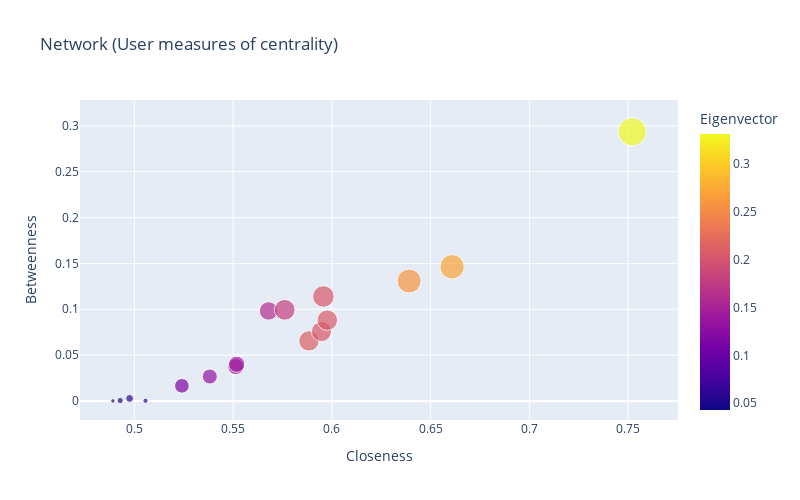

Notebook code cell kept with this figure:
### Code cell
fig = px.scatter(df, x="Closeness", y="Betweenness", size="Degree", color="Eigenvector", 
                    hover_name="User", width=800, height=500, title="Network (User measures of centrality)")
fig.show()

### Figure 1 — Plotly figure (JSON) as saved in the notebook; plotly's stock layout.template omitted (floating-point values rounded to 4 significant figures)
{"data": [{"hovertemplate": "<b>%{hovertext}</b><br><br>Closeness=%{x}<br>Betweenness=%{y}<br>Degree=%{marker.size}<br>Eigenvector=%{marker.color}<extra></extra>", "hovertext": ["U637", "U225", "U882", "U227", "U622", "U722", "U408", "U282", "U283", "U856", "U129", "U497", "U53", "U624", "U870", "U820", "U363"], "legendgroup": "", "marker": {"color": [0.1328, 0.3315, 0.05934, 0.1609, 0.1153, 0.2097, 0.1795, 0.2044, 0.1426, 0.1427, 0.204, 0.04286, 0.2707, 0.2064, 0.0515, 0.05959, 0.2583], "coloraxis": "coloraxis", "size": [136, 482, 16, 206, 130, 250, 259, 280, 158, 159, 243, 12, 359, 254, 23, 37, 347], "sizemode": "area", "sizeref": 1.205, "symbol": "circle"}, "mode": "markers", "name": "", "orientation": "v", "showlegend": false, "type": "scatter", "x": [0.5382, 0.7521, 0.5056, 0.5679, 0.5241, 0.5884, 0.5761, 0.5957, 0.5514, 0.5518, 0.5947, 0.4891, 0.6608, 0.5977, 0.4928, 0.4976, 0.6391], "xaxis": "x", "y": [0.0266, 0.2936, 0.0001814, 0.09814, 0.01647, 0.06546, 0.09935, 0.1139, 0.03743, 0.04001, 0.07571, 0, 0.1463, 0.08808, 0.0004073, 0.002711, 0.1308], "yaxis": "y"}], "layout": {"coloraxis": {"colorbar": {"title": {"text": "Eigenvector"}}, "colorscale": [[0, "#0d0887"], [0.1111, "#46039f"], [0.2222, "#7201a8"], [0.3333, "#9c179e"], [0.4444, "#bd3786"], [0.5556, "#d8576b"], [0.6667, "#ed7953"], [0.7778, "#fb9f3a"], [0.8889, "#fdca26"], [1, "#f0f921"]]}, "height": 500, "legend": {"itemsizing": "constant", "tracegroupgap": 0}, "title": {"text": "Network (User measures of centrality)"}, "width": 800, "xaxis": {"anchor": "y", "autorange": true, "domain": [0, 1], "range": [0.4724, 0.7753], "title": {"text": "Closeness"}, "type": "linear"}, "yaxis": {"anchor": "x", "autorange": true, "domain": [0, 1], "range": [-0.02082, 0.3283], "title": {"text": "Betweenness"}, "type": "linear"}}}
